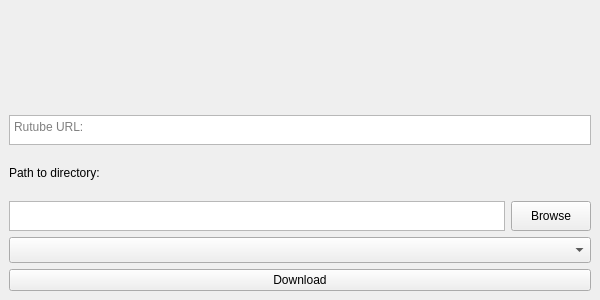
<?xml version="1.0" encoding="UTF-8"?>
<ui version="4.0">
 <class>MainWindow</class>
 <widget class="QMainWindow" name="MainWindow">
  <property name="geometry">
   <rect>
    <x>0</x>
    <y>0</y>
    <width>600</width>
    <height>300</height>
   </rect>
  </property>
  <property name="minimumSize">
   <size>
    <width>320</width>
    <height>300</height>
   </size>
  </property>
  <property name="maximumSize">
   <size>
    <width>16777215</width>
    <height>300</height>
   </size>
  </property>
  <property name="windowTitle">
   <string>Rutube Downloader</string>
  </property>
  <widget class="QWidget" name="centralwidget">
   <layout class="QVBoxLayout" name="verticalLayout">
    <item>
     <widget class="QLabel" name="icon">
      <property name="minimumSize">
       <size>
        <width>0</width>
        <height>100</height>
       </size>
      </property>
      <property name="text">
       <string/>
      </property>
      <property name="pixmap">
       <pixmap>icon.png</pixmap>
      </property>
      <property name="scaledContents">
       <bool>false</bool>
      </property>
      <property name="alignment">
       <set>Qt::AlignCenter</set>
      </property>
     </widget>
    </item>
    <item>
     <widget class="QTextEdit" name="url_textedit">
      <property name="maximumSize">
       <size>
        <width>16777215</width>
        <height>30</height>
       </size>
      </property>
      <property name="locale">
       <locale language="English" country="UnitedStates"/>
      </property>
      <property name="placeholderText">
       <string notr="true">Rutube URL:</string>
      </property>
     </widget>
    </item>
    <item>
     <widget class="QLabel" name="file_label">
      <property name="locale">
       <locale language="English" country="UnitedStates"/>
      </property>
      <property name="text">
       <string>Path to directory:</string>
      </property>
     </widget>
    </item>
    <item>
     <layout class="QHBoxLayout" name="horizontalLayout">
      <item>
       <widget class="QTextEdit" name="file_textedit">
        <property name="maximumSize">
         <size>
          <width>16777215</width>
          <height>30</height>
         </size>
        </property>
        <property name="documentTitle">
         <string/>
        </property>
        <property name="overwriteMode">
         <bool>false</bool>
        </property>
        <property name="placeholderText">
         <string/>
        </property>
       </widget>
      </item>
      <item>
       <widget class="QPushButton" name="browse_button">
        <property name="maximumSize">
         <size>
          <width>16777215</width>
          <height>30</height>
         </size>
        </property>
        <property name="locale">
         <locale language="English" country="UnitedStates"/>
        </property>
        <property name="text">
         <string>Browse</string>
        </property>
       </widget>
      </item>
     </layout>
    </item>
    <item>
     <widget class="QComboBox" name="comboBox">
      <property name="font">
       <font>
        <pointsize>11</pointsize>
       </font>
      </property>
      <property name="toolTip">
       <string>Video quality</string>
      </property>
      <property name="locale">
       <locale language="English" country="World"/>
      </property>
      <property name="editable">
       <bool>false</bool>
      </property>
      <property name="currentText">
       <string notr="true"/>
      </property>
      <property name="currentIndex">
       <number>-1</number>
      </property>
      <property name="duplicatesEnabled">
       <bool>false</bool>
      </property>
      <property name="frame">
       <bool>true</bool>
      </property>
     </widget>
    </item>
    <item>
     <widget class="QPushButton" name="download_button">
      <property name="locale">
       <locale language="English" country="UnitedStates"/>
      </property>
      <property name="text">
       <string>Download</string>
      </property>
     </widget>
    </item>
   </layout>
  </widget>
 </widget>
 <resources/>
 <connections/>
</ui>
